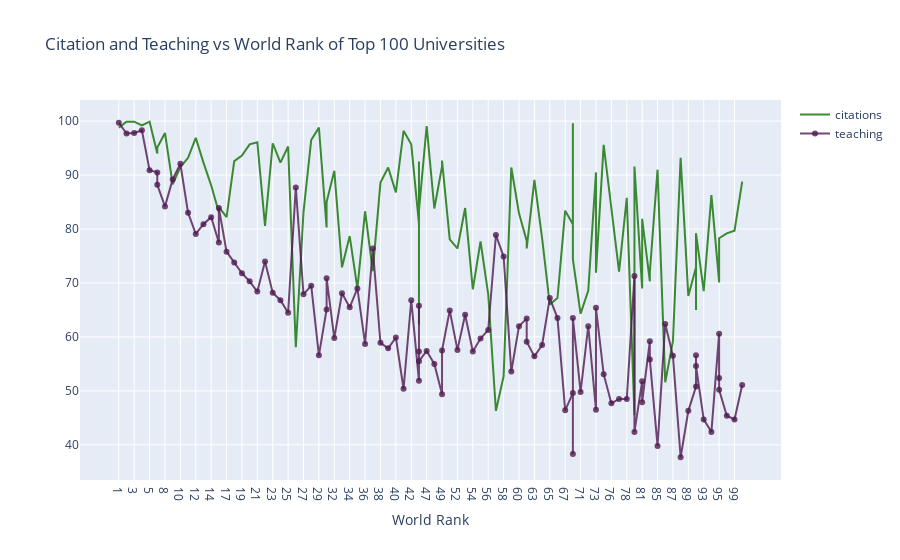

The code cell stored with this chart in its notebook:
### Code cell
# prepare data frame
df = timesData.iloc[:100,:]

# import graph objects as "go"
import plotly.graph_objs as go

# Creating trace1
trace1 = go.Scatter(
                    x = df['world_rank'],
                    y = df['citations'],
                    name = 'citations',
                    mode= 'lines',
                    marker = dict(color = 'rgba(16, 112, 2, 0.8)'),
                    text = df['university_name'])

# Creating trace2
trace2 = go.Scatter(
                    x = df['world_rank'],
                    y = df['teaching'],
                    name = 'teaching',
                    mode= 'lines+markers',
                    marker = dict(color = 'rgba(80, 26, 80, 0.8)'),
                    text = df['university_name'])

data = [trace1, trace2]

layout = dict(title = 'Citation and Teaching vs World Rank of Top 100 Universities',
             xaxis= dict(title= 'World Rank',ticklen= 5)
           )

fig = go.Figure(data = data, layout=layout)

iplot(fig)

### Figure 1 — Plotly figure (JSON) as saved in the notebook; plotly's stock layout.template omitted (floating-point values rounded to 4 significant figures)
{"data": [{"marker": {"color": "rgba(16, 112, 2, 0.8)"}, "mode": "lines", "name": "citations", "text": ["Harvard University", "California Institute of Technology", "Massachusetts Institute of Technology", "Stanford University", "Princeton University", "University of Cambridge", "University of Oxford", "University of California, Berkeley", "Imperial College London", "Yale University", "University of California, Los Angeles", "University of Chicago", "Johns Hopkins University", "Cornell University", "ETH Zurich – Swiss Federal Institute of Technology Zurich", "University of Michigan", "University of Toronto", "Columbia University", "University of Pennsylvania", "Carnegie Mellon University", "University of Hong Kong", "University College London", "University of Washington", "Duke University", "Northwestern University", "University of Tokyo", "Georgia Institute of Technology", "Pohang University of Science and Technology", "University of California, Santa Barbara", "University of British Columbia", "University of North Carolina at Chapel Hill", "University of California, San Diego", "University of Illinois at Urbana-Champaign", "National University of Singapore", "McGill University", "University of Melbourne", "Peking University", "Washington University in St Louis", "École Polytechnique", "University of Edinburgh", "Hong Kong University of Science and Technology", "École Normale Supérieure", "Australian National University", "Karolinska Institute", "University of Göttingen", "University of Wisconsin", "Rice University", "École Polytechnique Fédérale de Lausanne", "University of California, Irvine", "University of Science and Technology of China", "Vanderbilt University", "University of Minnesota", "Tufts University", "University of California, Davis", "Brown University", "University of Massachusetts", "Kyoto University", "Tsinghua University", "Boston University", "New York University", "Emory University", "LMU Munich", "University of Notre Dame", "University of Pittsburgh", "Case Western Reserve University", "Ohio State University", "University of Colorado Boulder", "University of Bristol", "University of California, Santa Cruz", "Yeshiva University", "University of Sydney", "University of Virginia", "University of Adelaide", "University of Southern California", "William & Mary", "Trinity College Dublin", "King’s College London", "Stony Brook University", "Korea Advanced Institute of Science and Technology (KAIST)", "University of Sussex", "The University of Queensland", "University of York", "Heidelberg University", "University of Utah", "Durham University", "London School of Economics and Political Science", "University of Manchester", "Royal Holloway, University of London", "Lund University", "University of Southampton", "University of Zurich", "Wake Forest University", "McMaster University", "University College Dublin", "George Washington University", "University of Arizona", "University of Basel", "University of Maryland, College Park", "Dartmouth College", "École Normale Supérieure de Lyon"], "type": "scatter", "x": ["1", "2", "3", "4", "5", "6", "6", "8", "9", "10", "11", "12", "13", "14", "15", "15", "17", "18", "19", "20", "21", "22", "23", "24", "25", "26", "27", "28", "29", "30", "30", "32", "33", "34", "35", "36", "37", "38", "39", "40", "41", "42", "43", "43", "43", "43", "47", "48", "49", "49", "51", "52", "53", "54", "55", "56", "57", "58", "59", "60", "61", "61", "63", "64", "65", "66", "67", "68", "68", "68", "71", "72", "73", "73", "75", "76", "77", "78", "79", "79", "81", "81", "83", "83", "85", "86", "87", "88", "89", "90", "90", "90", "93", "94", "95", "95", "95", "98", "99", "100"], "y": [98.8, 99.9, 99.9, 99.2, 99.9, 94, 95.1, 97.8, 88.3, 91.5, 93.2, 96.9, 92.3, 88.1, 83.1, 84.1, 82.2, 92.6, 93.6, 95.7, 96.1, 80.6, 95.9, 92.3, 95.3, 58.1, 83.2, 96.5, 98.8, 80.3, 85, 90.8, 72.9, 78.7, 69, 83.3, 72.2, 88.6, 91.4, 86.8, 98.2, 95.7, 81, 62.3, 92.5, 83.4, 99.1, 83.8, 91.6, 92.7, 78.1, 76.4, 83.9, 68.8, 77.7, 67.9, 46.3, 52.7, 91.4, 82.9, 77.8, 76.4, 89.1, 78.3, 66, 67.2, 83.4, 80.9, 99.6, 74.4, 64.3, 68.6, 90.5, 71.9, 95.6, 84.4, 72.1, 85.8, 45.5, 91.6, 69, 81.9, 70.3, 72, 91, 51.6, 59.2, 93.2, 67.6, 72.9, 65, 79.2, 68.5, 86.3, 70.2, 70.1, 78.3, 79.2, 79.7, 88.8]}, {"marker": {"color": "rgba(80, 26, 80, 0.8)"}, "mode": "lines+markers", "name": "teaching", "text": ["Harvard University", "California Institute of Technology", "Massachusetts Institute of Technology", "Stanford University", "Princeton University", "University of Cambridge", "University of Oxford", "University of California, Berkeley", "Imperial College London", "Yale University", "University of California, Los Angeles", "University of Chicago", "Johns Hopkins University", "Cornell University", "ETH Zurich – Swiss Federal Institute of Technology Zurich", "University of Michigan", "University of Toronto", "Columbia University", "University of Pennsylvania", "Carnegie Mellon University", "University of Hong Kong", "University College London", "University of Washington", "Duke University", "Northwestern University", "University of Tokyo", "Georgia Institute of Technology", "Pohang University of Science and Technology", "University of California, Santa Barbara", "University of British Columbia", "University of North Carolina at Chapel Hill", "University of California, San Diego", "University of Illinois at Urbana-Champaign", "National University of Singapore", "McGill University", "University of Melbourne", "Peking University", "Washington University in St Louis", "École Polytechnique", "University of Edinburgh", "Hong Kong University of Science and Technology", "École Normale Supérieure", "Australian National University", "Karolinska Institute", "University of Göttingen", "University of Wisconsin", "Rice University", "École Polytechnique Fédérale de Lausanne", "University of California, Irvine", "University of Science and Technology of China", "Vanderbilt University", "University of Minnesota", "Tufts University", "University of California, Davis", "Brown University", "University of Massachusetts", "Kyoto University", "Tsinghua University", "Boston University", "New York University", "Emory University", "LMU Munich", "University of Notre Dame", "University of Pittsburgh", "Case Western Reserve University", "Ohio State University", "University of Colorado Boulder", "University of Bristol", "University of California, Santa Cruz", "Yeshiva University", "University of Sydney", "University of Virginia", "University of Adelaide", "University of Southern California", "William & Mary", "Trinity College Dublin", "King’s College London", "Stony Brook University", "Korea Advanced Institute of Science and Technology (KAIST)", "University of Sussex", "The University of Queensland", "University of York", "Heidelberg University", "University of Utah", "Durham University", "London School of Economics and Political Science", "University of Manchester", "Royal Holloway, University of London", "Lund University", "University of Southampton", "University of Zurich", "Wake Forest University", "McMaster University", "University College Dublin", "George Washington University", "University of Arizona", "University of Basel", "University of Maryland, College Park", "Dartmouth College", "École Normale Supérieure de Lyon"], "type": "scatter", "x": ["1", "2", "3", "4", "5", "6", "6", "8", "9", "10", "11", "12", "13", "14", "15", "15", "17", "18", "19", "20", "21", "22", "23", "24", "25", "26", "27", "28", "29", "30", "30", "32", "33", "34", "35", "36", "37", "38", "39", "40", "41", "42", "43", "43", "43", "43", "47", "48", "49", "49", "51", "52", "53", "54", "55", "56", "57", "58", "59", "60", "61", "61", "63", "64", "65", "66", "67", "68", "68", "68", "71", "72", "73", "73", "75", "76", "77", "78", "79", "79", "81", "81", "83", "83", "85", "86", "87", "88", "89", "90", "90", "90", "93", "94", "95", "95", "95", "98", "99", "100"], "y": [99.7, 97.7, 97.8, 98.3, 90.9, 90.5, 88.2, 84.2, 89.2, 92.1, 83, 79.1, 80.9, 82.2, 77.5, 83.9, 75.8, 73.8, 71.8, 70.3, 68.4, 74, 68.2, 66.8, 64.5, 87.7, 67.9, 69.5, 56.6, 65.1, 70.9, 59.8, 68.1, 65.5, 69, 58.7, 76.4, 58.9, 57.9, 59.9, 50.4, 66.8, 51.9, 65.8, 57.3, 55.5, 57.4, 55, 49.4, 57.5, 64.9, 57.6, 64.1, 57.3, 59.7, 61.3, 78.9, 74.9, 53.6, 62, 63.4, 59.1, 56.4, 58.5, 67.2, 63.5, 46.4, 49.6, 38.3, 63.5, 49.8, 62, 46.5, 65.4, 53.1, 47.7, 48.5, 48.5, 71.3, 42.4, 51.8, 47.9, 59.2, 55.8, 39.8, 62.4, 56.5, 37.7, 46.3, 50.8, 56.6, 54.6, 44.7, 42.4, 60.6, 52.4, 50.2, 45.4, 44.7, 51.1]}], "layout": {"title": {"text": "Citation and Teaching vs World Rank of Top 100 Universities"}, "xaxis": {"ticklen": 5, "title": {"text": "World Rank"}}}}
